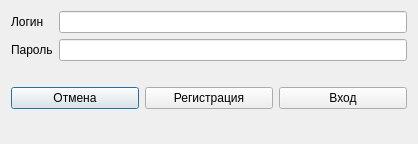
<?xml version="1.0" encoding="UTF-8"?>
<ui version="4.0">
 <class>Dialog</class>
 <widget class="QDialog" name="Dialog">
  <property name="geometry">
   <rect>
    <x>0</x>
    <y>0</y>
    <width>418</width>
    <height>144</height>
   </rect>
  </property>
  <property name="windowTitle">
   <string>Войдите в систему</string>
  </property>
  <layout class="QFormLayout" name="formLayout">
   <item row="0" column="0">
    <widget class="QLabel" name="lbl_ligin">
     <property name="text">
      <string>Логин</string>
     </property>
    </widget>
   </item>
   <item row="0" column="1">
    <widget class="QLineEdit" name="line_login"/>
   </item>
   <item row="1" column="0">
    <widget class="QLabel" name="lbl_password">
     <property name="text">
      <string>Пароль</string>
     </property>
    </widget>
   </item>
   <item row="1" column="1">
    <widget class="QLineEdit" name="line_password">
     <property name="echoMode">
      <enum>QLineEdit::Password</enum>
     </property>
    </widget>
   </item>
   <item row="4" column="0" colspan="2">
    <layout class="QHBoxLayout" name="horizontalLayout_2">
     <item>
      <widget class="QPushButton" name="btn_cancel">
       <property name="text">
        <string>Отмена</string>
       </property>
      </widget>
     </item>
     <item>
      <widget class="QPushButton" name="btn_register">
       <property name="text">
        <string>Регистрация</string>
       </property>
      </widget>
     </item>
     <item>
      <widget class="QPushButton" name="btn_login">
       <property name="text">
        <string>Вход</string>
       </property>
      </widget>
     </item>
    </layout>
   </item>
   <item row="3" column="0" colspan="2">
    <widget class="QLabel" name="lbl_info">
     <property name="text">
      <string/>
     </property>
     <property name="alignment">
      <set>Qt::AlignCenter</set>
     </property>
    </widget>
   </item>
  </layout>
 </widget>
 <resources/>
 <connections/>
</ui>
